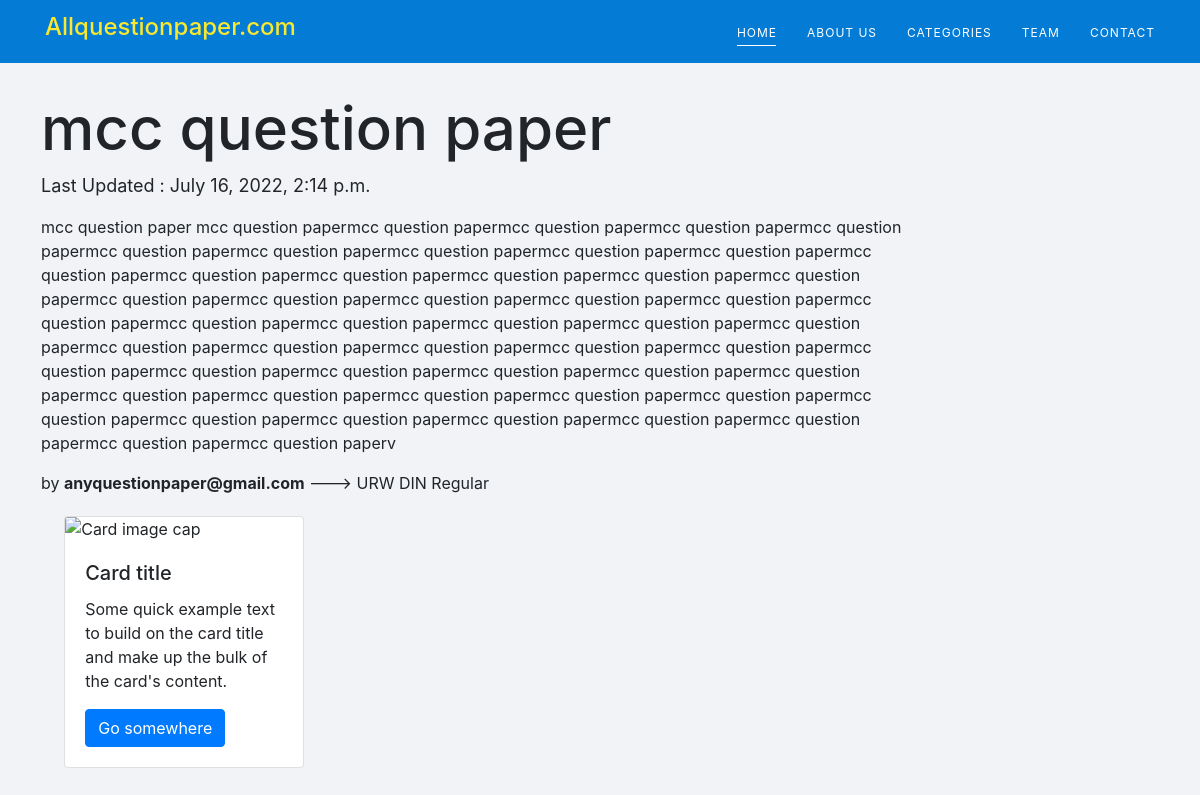
/post/mccqs/, run on the app's committed database.
### posts/models.py (models this page shows, shortened)
class Post(models.Model):
    title = models.CharField(max_length=100)
    slug = models.SlugField(max_length = 100, unique=True)
    overview = models.TextField()
    timestamp = models.DateTimeField(auto_now_add=True)
    content = HTMLField()
    author = models.ForeignKey(Author, on_delete=models.CASCADE)
    categories = models.ManyToManyField(Category)
    featured = models.BooleanField()

class Author(models.Model):
    user = models.OneToOneField(CustomUser, on_delete=models.CASCADE)
    profile_picture = models.ImageField()
    def __str__(self):
        return self.user.email

### accounts/models.py (models this page shows, shortened)
class CustomUser(AbstractBaseUser,PermissionsMixin):
    email = models.EmailField(('email adress'),unique=True)
    is_staff = models.BooleanField(default=False)
    is_active = models.BooleanField(default=True)
    date_joined = models.DateField(default=timezone.now)
    is_specialuser = models.BooleanField(default=True)
    is_educator = models.BooleanField(default=False)
    is_businessEducator = models.BooleanField(default=False)
    """

    Modifying primary field from username to email to primary verification

    """
    fields=[email]
    USERNAME_FIELD = 'email'
    EMAIL_FIELD=['email']
    phone_regex = RegexValidator( regex = r'^\d{10}$',message = "phone number should exactly be in 10 digits")
    phone = models.CharField(max_length=255, validators=[phone_regex], blank = True, null=True)
    REQUIRED_FIELDS=[]
    objects = CustomUserManager()
    class Types(models.TextChoices):
        TEACHER = "Teacher", "TEACHER"
        STUDENT = "Student", "STUDENT"
    default_type = Types.STUDENT
    type = MultiSelectField(choices=Types.choices, default=[], null=True, blank=True)

### posts/views.py (the view)
# urls.py: path('post/<slug>/', post, name = 'post'),
def post(request,slug):
    post = Post.objects.get(slug=slug)
    photos = PostImage.objects.filter(post=post)
    context = {
        'post': post,
        'photos':photos
    }
    return render(request, 'post.html', context)

### posts/templatetags/markdown_extras.py (called while the page is built)
@register.filter()
@stringfilter
def markdown(value):
    return md.markdown(value, extensions=['markdown.extensions.fenced_code'])

@register.simple_tag
def get_categories():
    return Category.objects.all()[0:4]

### templates/post.html (shortened to what this page needs)
{% load markdown_extras %}
<!doctype html>
<html lang="en">
  <head>
    <link rel="stylesheet" href="https://cdn.jsdelivr.net/npm/bootstrap@4.3.1/dist/css/bootstrap.min.css">
  </head>
  <body>
<div class="containermain">
<header class="main-header">
        <div class="container">
        <nav class="navbar navbar-expand-lg main-nav px-0">
            <a class="navbar-brand" href="/">
                            <h3 class="brand-heading">Allquestionpaper.com</h3>
                            </a>
            <div class="collapse navbar-collapse" id="mainMenu">
            <ul class="navbar-nav ml-auto text-uppercase f1">
                <li>
                    <a href="#home" class="active active-first">home</a>
                    </li>
                    <li>
                    <a href="#about">about us</a>
                    </li>
                    <li>
                    <a href="#service">Categories</a>
                    </li>
                    <li>
                    <a href="#team">team</a>
                    </li>
                    <li>
                    <a href="#contact">contact</a>
                    </li>
            </ul>
            </div>
        </nav>
        </div>
	</header>
</div>
<div class="articlebody" >
		<div class="article">
			<h1 class="article-title" style="font-size:60px; ">{{ post.title }}  </h1>
			<p class="article-timestamp"> Last Updated : {{ post.timestamp|slice:"2:5" }} </p>
			<p class="article-content" style="" >
				{{ post.content | markdown | safe }}
                by <strong>{{ post.author }}</strong> ---> URW DIN Regular
			</p>
		</div>
		<div class="ads">
			<div claa="container">
                <div class="card" style=" margin-left:3%; width: 15rem;">
                    <img class="card-img-top" src="..." alt="Card image cap">
                    <div class="card-body">
                      <h5 class="card-title">Card title</h5>
                      <p class="card-text">Some quick example text to build on the card title and make up the bulk of the card's content.</p>
                      <a href="#" class="btn btn-primary">Go somewhere</a>
                    </div>
                </div>
            </div>
		</div>
</div>
  </body>
</html>

### templates/post.html (style rules this page uses)
body { background: #F1F3F6 !important; }
#mainMenu li > a { font-size: 12px; letter-spacing: 1px; color: #fff; font-weight: 400; position: relative; z-index: 1; text-decoration: none; }
#mainMenu li:not(:last-of-type) { margin-right: 30px; }
#mainMenu li > a::before { position: absolute; content: ""; width: calc(100% - 1px); height: 1px; background: #fff; bottom: -6px; left: 0; -webkit-transform: scale(0, 1); -ms-transform: scale(0, 1); transform: scale(0, 1); -webkit-transform-origin: right center; -ms-transform-origin: right center; transform-origin: right center; z-index: -1; -webkit-transition: transform 0.5s ease; transition: transform 0.5s ease; }
#mainMenu li > a:hover::before, #mainMenu li > a.active::before { -webkit-transform: scale(1, 1); -ms-transform: scale(1, 1); transform: scale(1, 1); -webkit-transform-origin: left center; -ms-transform-origin: left center; transform-origin: left center; }
.main-header { top: 25px; left: 0; background: #047BD5; z-index: 99; width: 100%; -webkit-transition: all 0.4s ease; transition: all 0.4s ease; }
.navbar-brand { color: #fff; }
.card { margin-left:10px; }
.container { wid }
.article { margin-top:2%; margin-left:3%; width:75%; float: left; padding: 5px; }
.ads { position:center; padding: 30px; }
.article-timestamp { font-size:18px; font-weight:light; }
.article-content { font-size:22px; }
.brand-heading { color: #F8E831; font-size: 24px; font-style: Bold; }

### data on the page
Post: title "mcc question paper", timestamp "July 16, 2022, 2:14 p.m.", content "mcc question paper mcc question papermcc question papermcc question papermcc question papermcc question papermcc question papermcc question papermcc question papermcc question papermcc question papermcc question papermcc question papermcc question papermcc question papermcc question papermcc question papermcc question papermcc question papermcc question papermcc question papermcc question papermcc question papermcc question papermcc question papermcc question papermcc question papermcc question papermcc question papermcc question papermcc question papermcc question papermcc question papermcc question papermcc question papermcc question papermcc question papermcc question papermcc question…", author "anyquestionpaper@gmail.com"
